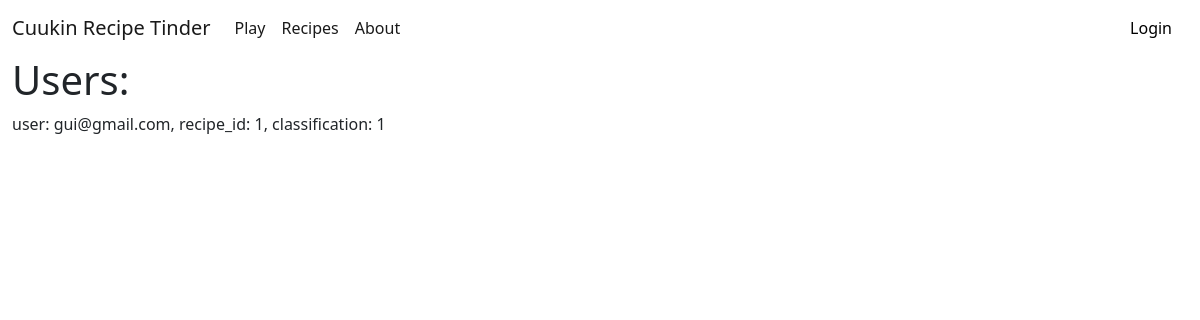
/admin, run on an earlier commit of the app's database.
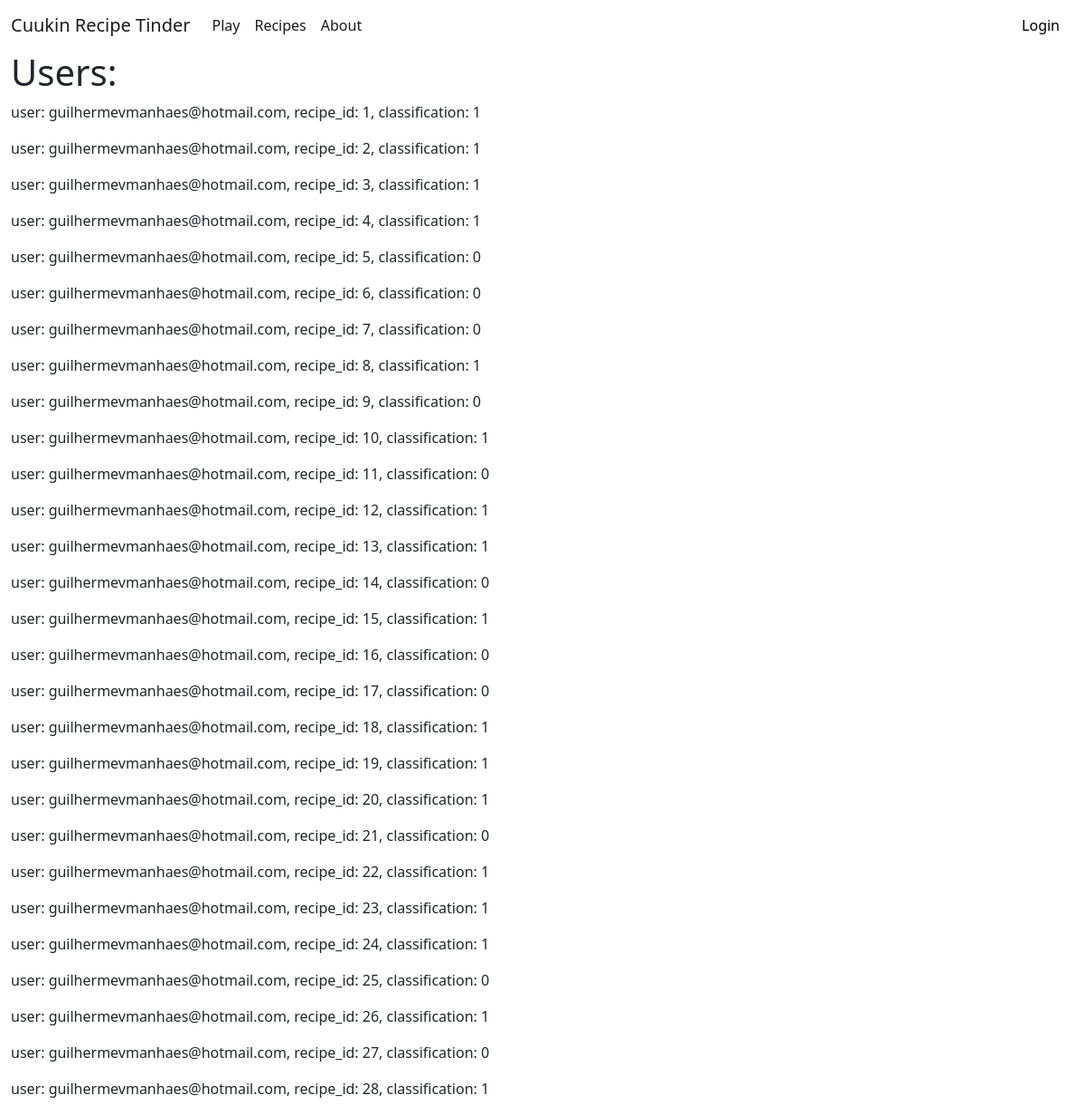
And on a later commit of the database.
### app.py (models this page shows, shortened)
class Users_Classifications(db.Model):
    __tablename__ = 'users_classifications'
    _id = db.Column("id", db.Integer, primary_key=True)
    user = db.Column("user", db.String(100))
    recipe_id = db.Column("recipe_id", db.Integer)
    classification = db.Column("classification", db.Integer)

### app.py (the view)
@app.route("/admin")
def admin():
    return render_template("db.html", title="admin", users=Users_Classifications.query.all())

### templates/db.html
{% extends 'layout.html' %} {% block content %}
<h1>Users:</h1>
{% for item in users %}
<p>
  user: {{item.user}}, recipe_id: {{item.recipe_id}}, classification:
  {{item.classification}}
</p>
{% endfor %}
{% endblock content %}

### templates/layout.html (shortened to what this page needs)
<!DOCTYPE html>
<html>
  <head>
    <link
      href="https://cdn.jsdelivr.net/npm/bootstrap@5.0.1/dist/css/bootstrap.min.css"
      rel="stylesheet"
    />
    <link rel="stylesheet" href="main.css">
  </head>
  <body>
    <nav  class="navbar navbar-expand-lg navbar-light">
      <div class="container-fluid">
          <a class="navbar-brand" href="/">
            Cuukin Recipe Tinder
          </a>
        <div class="collapse navbar-collapse" id="navbarNavAltMarkup">
          <div class="navbar-nav">
            <a class="nav-link active" aria-current="page" href="/">Play</a>
            <a class="nav-link active" href="/recipes">Recipes</a>
            <a class="nav-link active" href="/about">About</a>
          </div>
        </div>
        {% if "user" in session %}
        <a class="nav-link" href="#" style="color:black;">{{session["user"]}}</a>
        <a class="nav-link active" href=/logout style="color:black;">Exit</a>
        {% else %}
        <a class="nav-link active" href="/login" style="color:black;">Login</a>
        {% endif %}
      </div>
    </nav>
    <div class="container-fluid ">
      {% block content %}{% endblock content %}
    </div>
  </body>
</html>

What changed in the data, as far as the page shows it:
changed Users_Classifications (number 1 of 28 on the later page): user "gui@gmail.com" → "guilhermevmanhaes@hotmail.com"
added Users_Classifications: user "guilhermevmanhaes@hotmail.com", recipe_id "2", classification "1"
added Users_Classifications: user "guilhermevmanhaes@hotmail.com", recipe_id "3", classification "1"
added Users_Classifications: user "guilhermevmanhaes@hotmail.com", recipe_id "4", classification "1"
added Users_Classifications: user "guilhermevmanhaes@hotmail.com", recipe_id "5", classification "0"
added Users_Classifications: user "guilhermevmanhaes@hotmail.com", recipe_id "6", classification "0"
added Users_Classifications: user "guilhermevmanhaes@hotmail.com", recipe_id "7", classification "0"
added Users_Classifications: user "guilhermevmanhaes@hotmail.com", recipe_id "8", classification "1"
added Users_Classifications: user "guilhermevmanhaes@hotmail.com", recipe_id "9", classification "0"
added Users_Classifications: user "guilhermevmanhaes@hotmail.com", recipe_id "10", classification "1"
added Users_Classifications: user "guilhermevmanhaes@hotmail.com", recipe_id "11", classification "0"
added Users_Classifications: user "guilhermevmanhaes@hotmail.com", recipe_id "12", classification "1"
added Users_Classifications: user "guilhermevmanhaes@hotmail.com", recipe_id "13", classification "1"
added Users_Classifications: user "guilhermevmanhaes@hotmail.com", recipe_id "14", classification "0"
added Users_Classifications: user "guilhermevmanhaes@hotmail.com", recipe_id "15", classification "1"
added Users_Classifications: user "guilhermevmanhaes@hotmail.com", recipe_id "16", classification "0"
added Users_Classifications: user "guilhermevmanhaes@hotmail.com", recipe_id "17", classification "0"
added Users_Classifications: user "guilhermevmanhaes@hotmail.com", recipe_id "18", classification "1"
added Users_Classifications: user "guilhermevmanhaes@hotmail.com", recipe_id "19", classification "1"
added Users_Classifications: user "guilhermevmanhaes@hotmail.com", recipe_id "20", classification "1"
added Users_Classifications: user "guilhermevmanhaes@hotmail.com", recipe_id "21", classification "0"
added Users_Classifications: user "guilhermevmanhaes@hotmail.com", recipe_id "22", classification "1"
added Users_Classifications: user "guilhermevmanhaes@hotmail.com", recipe_id "23", classification "1"
added Users_Classifications: user "guilhermevmanhaes@hotmail.com", recipe_id "24", classification "1"
added Users_Classifications: user "guilhermevmanhaes@hotmail.com", recipe_id "25", classification "0"
added Users_Classifications: user "guilhermevmanhaes@hotmail.com", recipe_id "26", classification "1"
added Users_Classifications: user "guilhermevmanhaes@hotmail.com", recipe_id "27", classification "0"
added Users_Classifications: user "guilhermevmanhaes@hotmail.com", recipe_id "28", classification "1"
